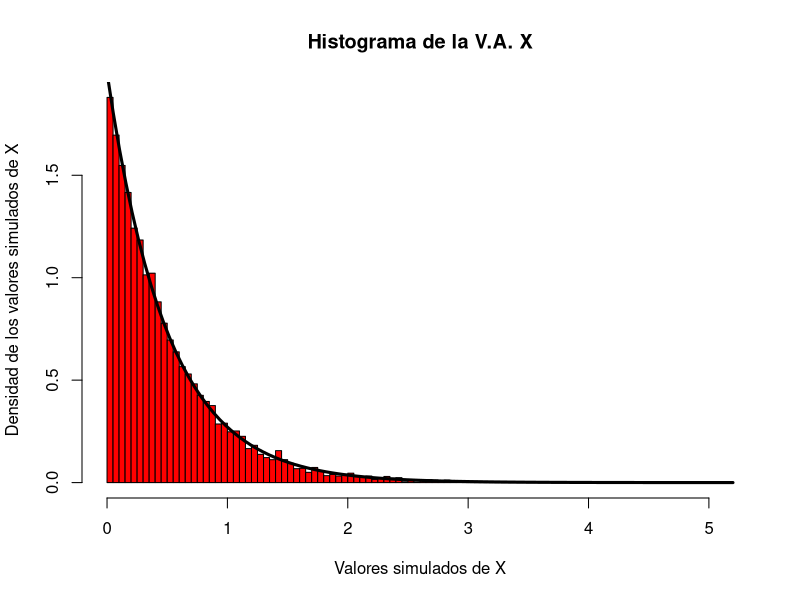
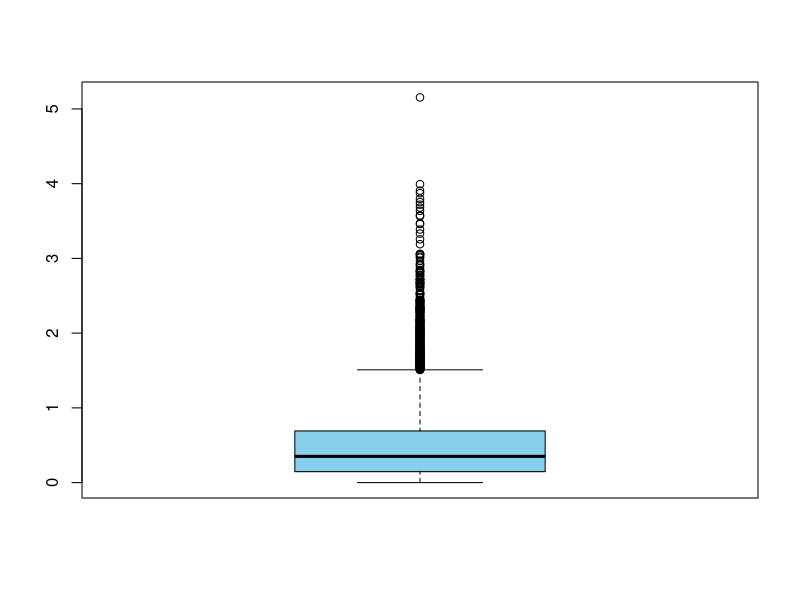
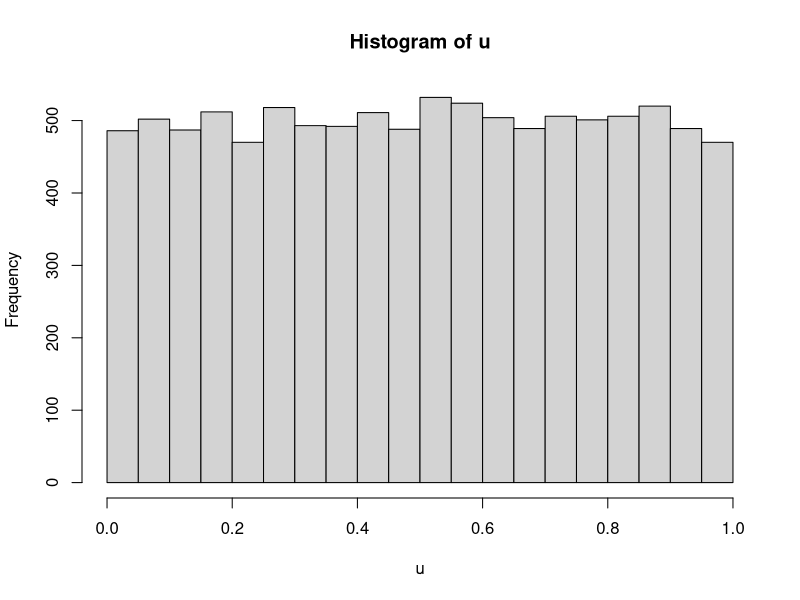
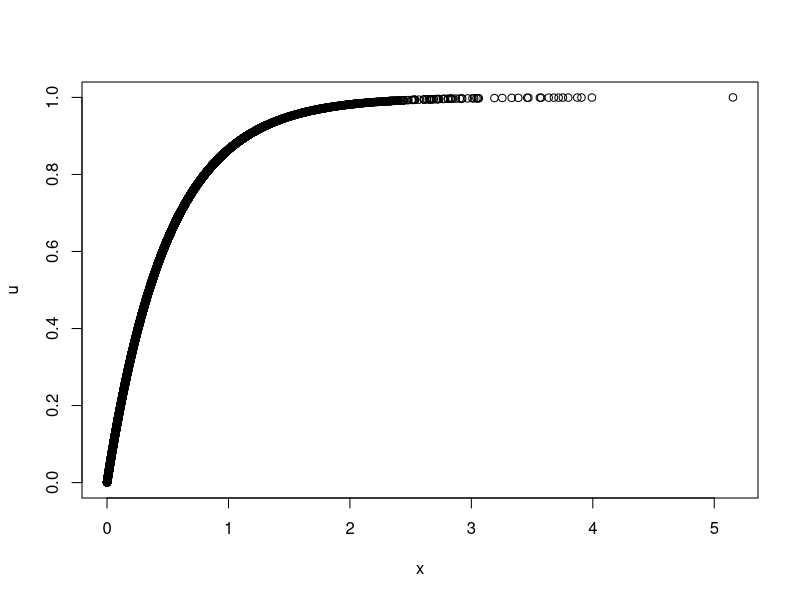

These charts were generated, in order, by the following R code:
(-1/2) * log(1 - 0.23)

#Simulación de valores de variable aleatoria que sigua una distribución exponencial
?runif
u <- runif(1, 0, 1)
u

set.seed(123)
u <- runif(1, 0, 1)
u

set.seed(15)
u <- runif(1, 0, 1)
u

set.seed(12345)
u <- runif(1, 0, 1)
u

#Simularemos un valor de x en función de u
lambda <- 2
x <- -(1/lambda)*log(1-u)
x

#set.seed(12345)
u <- runif(1, 0, 1)
u

#Simularemos un valor de x en función de u
lambda <- 2
x <- -(1/lambda)*log(1-u)
x



## Simulación de n valores variable aleatoria que siguen una distribución exponencial
set.seed(12345)
nsims <- 10000
u <- runif(nsims, 0, 1)
u
# Simulando los nuevos valores de x en función de u
lambda <- 2
x <- -(1/lambda)*log(1-u)
x

# Generando histograma para los nuevos valores de x
hist(x, breaks = "FD", freq = FALSE, xlab = "Valores simulados de X",
     ylab = "Densidad de los valores simulados de X", col = "red",
     main = "Histograma de la V.A. X")
curve(dexp(x, lambda), lwd = 3, add = TRUE)

boxplot(x, col = "skyblue")

# resumen de medidas descriptivas de la variable simulada
summary(x)

hist(u)

plot(x,u)

